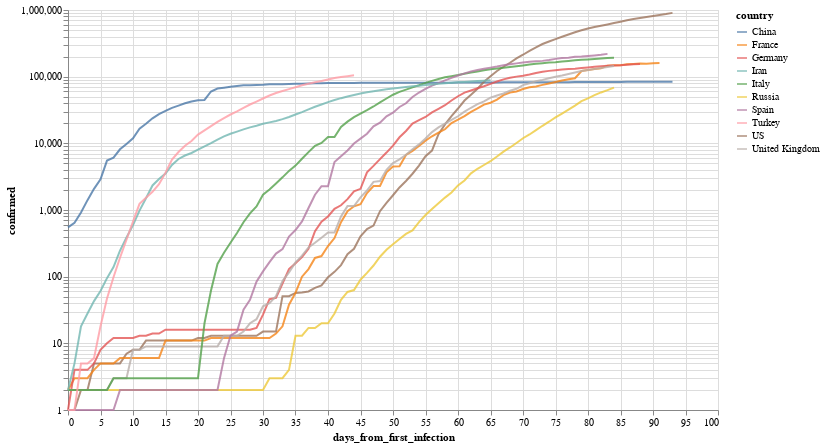

Source (notebook cell):
### Markdown cell above
Por ejemplo, evolución (interactiva!) de los paises con mas infectados

### Code cell
total_confirmed_by_country = global_df.groupby('country').confirmed.max().sort_values(ascending=False)
selected_countries = total_confirmed_by_country[total_confirmed_by_country > 1000].index

plot_df = global_df[
    (global_df.confirmed > 0) & 
    (global_df.country.isin(selected_countries[:10]))
].sort_values('date')

selection = alt.selection_multi(
    fields=['country'], 
    bind='legend', 
    init=[{'country': c} for c in selected_countries[:10]]
)


(
    alt.Chart(plot_df)
       .mark_line()
       .encode(
           x='days_from_first_infection', 
           y=alt.Y('confirmed', scale=alt.Scale(type='log')), 
           color='country',
           opacity=alt.condition(selection, alt.value(.8), alt.value(.05))
       ).add_selection(selection)
        .properties(width=650, height=400)
       
)

### Figure 1 — Vega-Lite specification as saved in the notebook (floating-point values rounded to 4 significant figures; data arrays with more than 128 entries replaced by an {"elided": "..."} marker saying what was removed)
{"config": {"view": {"continuousWidth": 400, "continuousHeight": 300}}, "data": {"name": "data-7916280fd1800c3486fc16526059141a"}, "mark": "line", "encoding": {"color": {"type": "nominal", "field": "country"}, "opacity": {"condition": {"value": 0.8, "selection": "selector001"}, "value": 0.05}, "x": {"type": "quantitative", "field": "days_from_first_infection"}, "y": {"type": "quantitative", "field": "confirmed", "scale": {"type": "log"}}}, "height": 400, "selection": {"selector001": {"type": "multi", "fields": ["country"], "bind": "legend", "init": [{"country": "US"}, {"country": "Spain"}, {"country": "Italy"}, {"country": "France"}, {"country": "Germany"}, {"country": "United Kingdom"}, {"country": "Turkey"}, {"country": "Iran"}, {"country": "China"}, {"country": "Russia"}]}}, "width": 650, "$schema": "https://vega.github.io/schema/vega-lite/v4.8.1.json", "datasets": {"data-7916280fd1800c3486fc16526059141a": {"elided": "819 records"}}}
